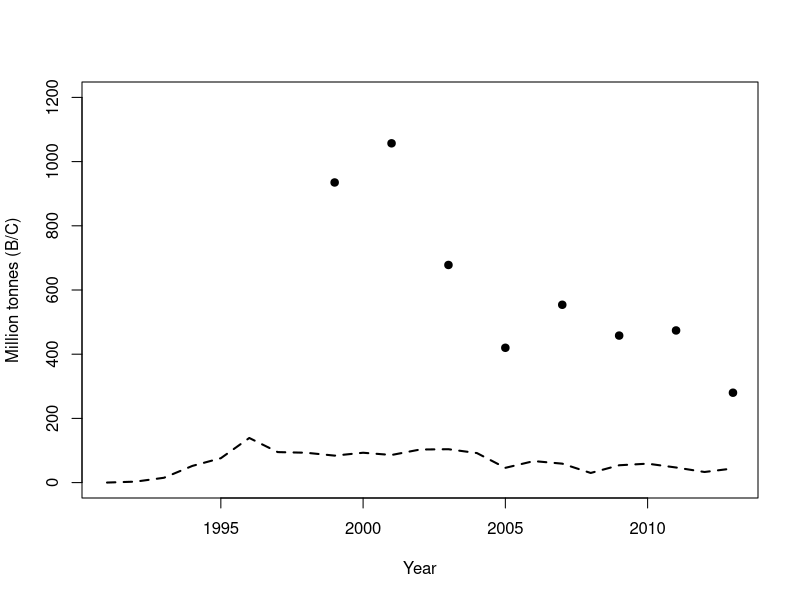
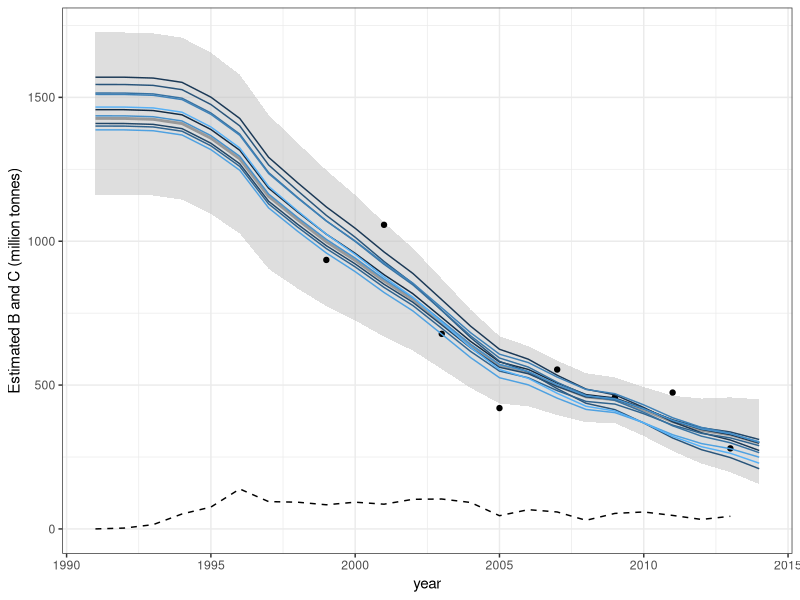
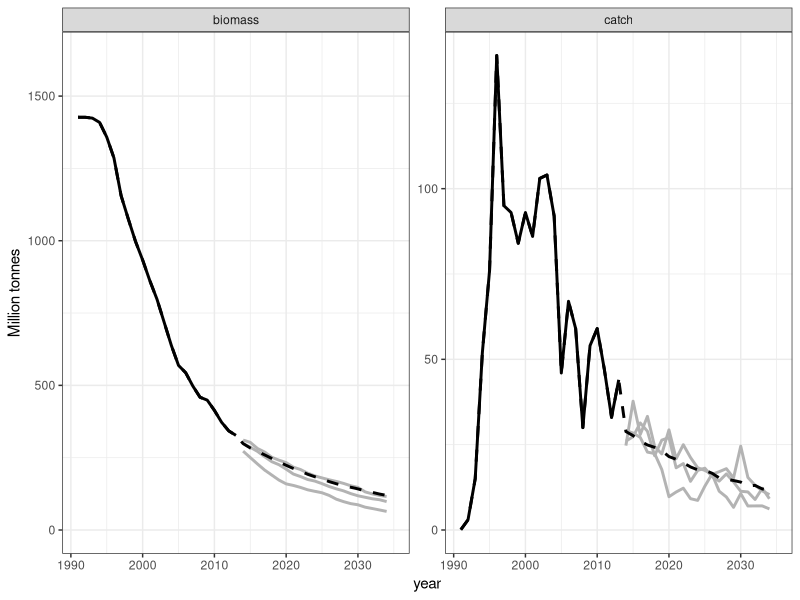
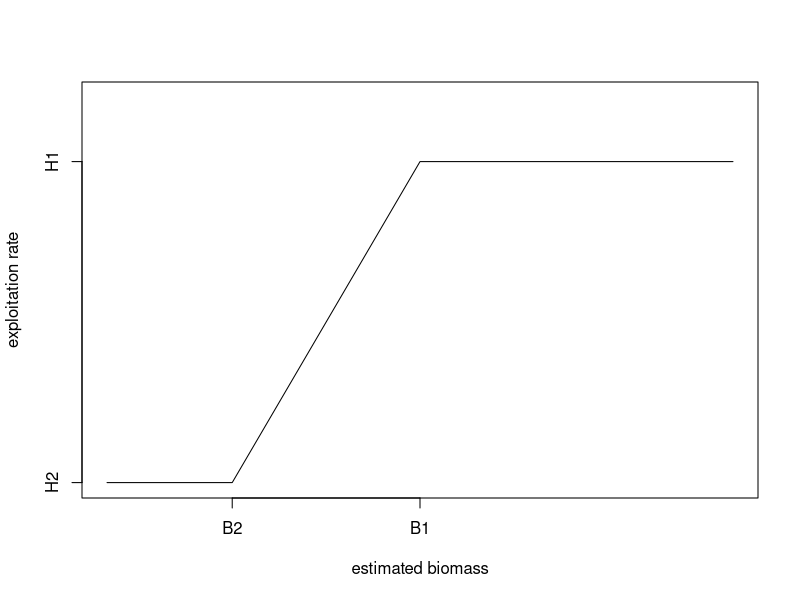
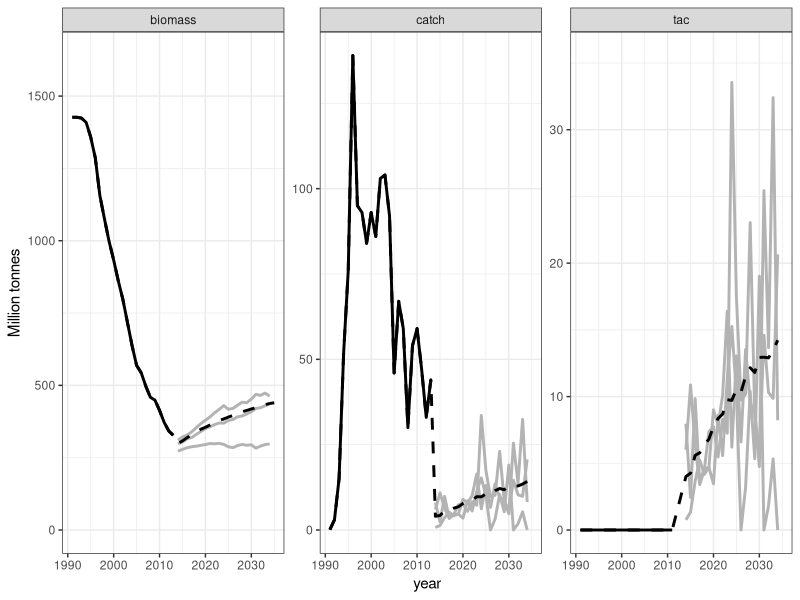
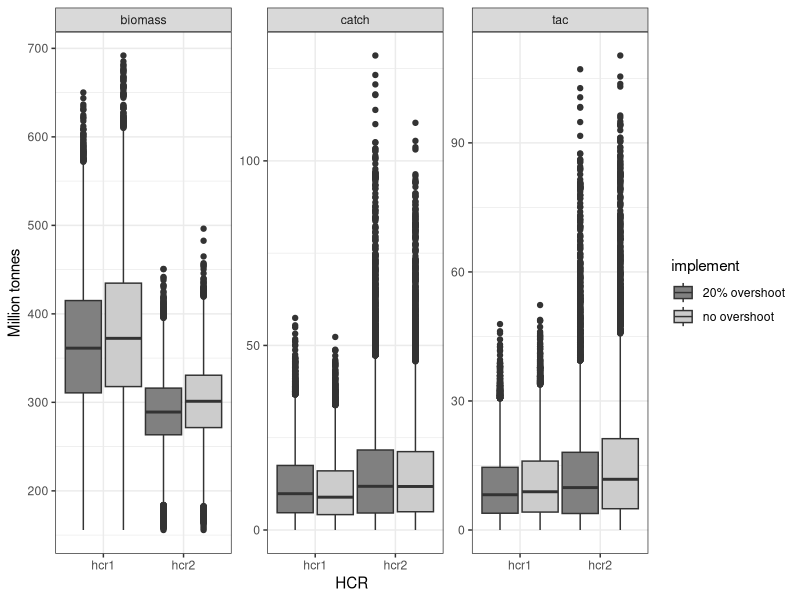
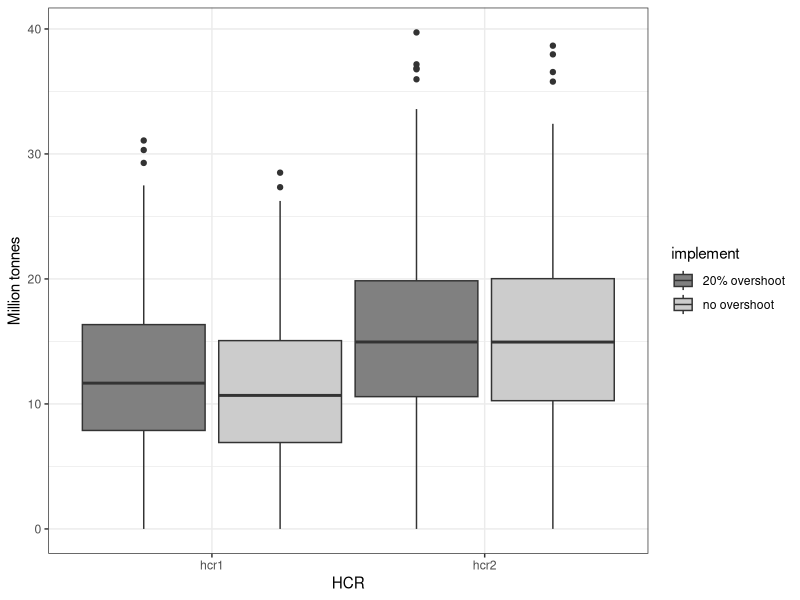
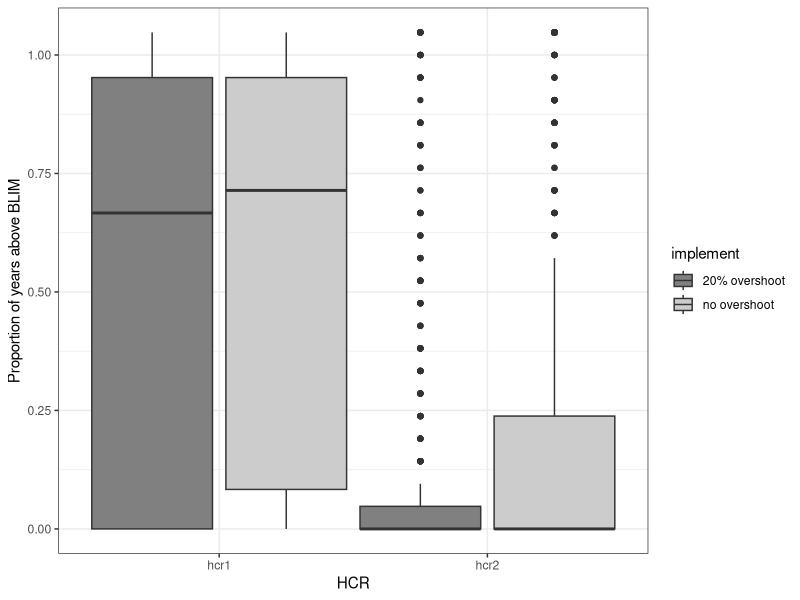

Write the R code that produced these figures, in order.
## ---- chunk 1
knitr::opts_chunk$set(echo = TRUE)
## ---- chunk 2
#install.packages('ggplot2')
library(ggplot2)
library(Hmisc)
library(mvtnorm)
## ---- chunk 3
data.years <- 1991:2013
harvest <- c(0.1,3,15,52,76,139,95,93,84,93,86,103,104,
             92,46,67,59,30,54,59,47,33,44)
index <- c(NA,NA,NA,NA,NA,NA,NA,NA,935,NA,1057,NA,678,NA,
           420,NA,554,NA,458,NA,474,NA,280)
## ---- chunk 4
plot(data.years,index, pch=19,xlab="Year",ylab="Million tonnes (B/C)",
     ylim=c(0,1200))
lines(data.years,harvest,lty=2,lwd=2)
## ---- chunk 5
schaefer <- function(B,C,K,r) {
  #function schaefer takes the current biomass, a catch, 
  #and the model parameters to compute next year's biomass
  res <- B + B * r * (1 - B/K) - C
  return(max(0.001,res))  # we add a constraint to prevent negative biomass
}
## ---- chunk 6
dynamics <- function(pars,C,yrs) {
  # dynamics takes the model parameters, the time series of catch, 
  # & the yrs to do the projection over
  
  # first extract the parameters from the pars vector (we estimate K in log-space)
  K <- exp(pars[1])
  r <- pars[2]
  
  # find the total number of years
  nyr <- length(C) + 1
  
  # if the vector of years was not supplied we create 
  # a default to stop the program crashing
  if (missing(yrs)) yrs <- 1:nyr
  
  #set up the biomass vector
  B <- numeric(nyr)
  
  #intialize biomass at carrying capacity
  B[1] <- K
  # project the model forward using the schaefer model
  for (y in 2:nyr) {
    B[y] <- schaefer(B[y-1],C[y-1],K,r)
  }
  
  #return the time series of biomass
  return(B[yrs])
  
#end function dynamics
}  
## ---- chunk 7
# function to calculate the negative log-likelihood
nll <- function(pars,C,U) {  #this function takes the parameters, the catches, and the index data
  sigma <- pars[3]  # additional parameter, the standard deviation of the observation error
  B <- dynamics(pars,C)  #run the biomass dynamics for this set of parameters
  Uhat <- B   #calculate the predicted biomass index - here we assume an unbiased absolute biomass estimate
  output <- -sum(dnorm(log(U),log(Uhat),sigma,log=TRUE),na.rm=TRUE)   #calculate the negative log-likelihood
  return(output)
#end function nll
}
## ---- chunk 8
assess <- function(catch,index,calc.vcov=FALSE,pars.init) {
  # assess takes catch and index data, initial values for the parameters,
  # and a flag saying whether to compute uncertainty estimates for the model parameters
  
  #fit model
  # optim runs the function nll() repeatedly with differnt values for the parameters,
  # to find the values that give the best fit to the index data
  res <- optim(pars.init,nll,C=catch,U=index,hessian=TRUE)
  
  # store the output from the model fit
  output <- list()
  output$pars <- res$par
  output$biomass <- dynamics(res$par,catch)
  output$convergence <- res$convergence
  output$nll <- res$value
  if (calc.vcov)
    output$vcov <- solve(res$hessian)
  
  return(output)
#end function assess
}
## ---- chunk 9
ini.parms <- c(log(1200), 0.1, 0.3)
## ---- chunk 10
redfish <- assess(harvest,index,calc.vcov=TRUE,ini.parms)
redfish
## ---- chunk 11
biomass.mle <- redfish$biomass
print(biomass.mle)
pars.mle <- redfish$pars
print(pars.mle)
## ---- chunk 12
#define the number of iterations for the MSE 
niter <- 500 
#set up a storage matrix for our alternative parameter sets
pars.iter <- matrix(NA,nrow = niter, ncol=3) 
colnames(pars.iter) <- c("logK","r","sigma")

# generate the sets of parameter values
for (i in 1:niter) {
  pars.iter[i,] <- mvtnorm::rmvnorm(1, mean = redfish$pars,
                       sigma = redfish$vcov)
}

# Now generate replicate model outputs
biomass.iter <- data.frame()
for (i in 1:niter) {
  #here we calculate the biomass trajectory for each of the above sampled parameter vectors
  biomass.iter <- rbind(biomass.iter,
                        data.frame(year = seq(min(data.years),
                                              max(data.years)+1),
                                   biomass = dynamics(pars.iter[i,], harvest),
                                   iter = i))
}
biomass.iter
## ---- chunk 13
Fig1 <- ggplot(data=biomass.iter,aes(x=year,y=biomass))
Fig1 + 
     stat_summary(fun.data = "median_hilow",
                    fun.args = list(conf.int=1),
                    geom = "ribbon" ,
                    alpha=0.5,
                    fun.min = function(x)0,
                    fill = "gray")  + 
     stat_summary(fun.data = "median_hilow",
                    geom = "smooth" ,
                    color = gray(0.6))  +   
     geom_line(aes(y=harvest,x=year), data = data.frame(harvest = harvest, 
               year = data.years),lty=2) +
     geom_point(aes(y=index, x=year), data = data.frame(index=index, 
               year = data.years)) +
     geom_line(aes(y=biomass,x=year,group=iter,col=iter),data = subset(biomass.iter,iter%in%1:10)) +
      ylab("Estimated B and C (million tonnes)") + 
  theme_bw() +
  guides(col=FALSE)
  
## ---- chunk 14
proj.years <- 2014:2034
## ---- chunk 15
observe <- function(biomass, sigma) {
  biomass * exp(rnorm(1, -0.5*sigma^2, sigma))
}
## ---- chunk 16
control.pars <- list()
control.pars$Htarg <- 0.1
control <- function(estimated.biomass, control.pars) {
  control.pars$Htarg
}
## ---- chunk 17
implement <- function(TAC,...) {
  TAC
}
## ---- chunk 18
#evaluate <- function(pars.iter, biomass.iter,
#                     control.pars, data.years, proj.years,
#                     iterations, ...) {
    # function arguments:
    # pars.iter & biomass.iter, the parameters & historical biomass trajectories of the operating model
    # control.pars, the specifications of the harvest control rule
  
    # set up some indexing values
    iyr <- length(data.years)+1
    pyr <- length(proj.years)
    yrs <- c(data.years, proj.years, max(proj.years)+1)
    
    # set up a data frame to store the results
    res <- data.frame()
    
    # loop over the iterations of the MSE, each iteration conducts a 20 year projection with annual generation of biomass    
    # observations and appliations of the control rule.
    #for(i in 1:iterations) {
    i = 1
      
      #extract the parameters for this iteration
      K.i <- exp(pars.iter[i,1])
      r.i <- pars.iter[i,2]
      sig.i <- pars.iter[i,3]
      
      #set up vectors for time series of interest.
      biomass.i <- c(subset(biomass.iter, iter==i)$biomass, numeric(pyr))
      index.i <- c(index,numeric(pyr))
      catch.i <- c(harvest, numeric(pyr))
      TAC.i <- c(rep(NA,iyr-1),numeric(pyr))
      
      # loop over the projection period.
      #for (y in iyr:(iyr+pyr-1)) {
      y <- iyr
      
        #generate the data for the most recent year
        index.i[y] <- observe(biomass.i[y] , sig.i)
        #calculate the TAC based on the harvest control rule
        # note that the control rule ONLY sees the index data, not the operating model biomass.
        TAC.i[y]  <- control(index.i[y], control.pars) * index.i[y]
        #find the realized catch after implementation error
        catch.i[y] <- implement(TAC.i[y])
        
        # update the true biomass of the operating model based on the output of the HCR
        biomass.i[y+1] <- schaefer(biomass.i[y],catch.i[y],K.i,r.i)
      
      
      # loop over the remaining years of the projection period.
      for (y in (iyr+1):(iyr+pyr-1)) {
        #generate the data for the most recent year
        index.i[y] <- observe(biomass.i[y] , sig.i)
        #calculate the TAC based on the harvest control rule
        # note that the control rule ONLY sees the index data, not the operating model biomass.
        TAC.i [y]  <- control(index.i[y], control.pars) * index.i[y]
        #find the realized catch after implementation error
        catch.i[y] <- implement(TAC.i[y])
        
        # update the true biomass of the operating model based on the output of the HCR
        biomass.i[y+1] <- schaefer(biomass.i[y],catch.i[y],K.i,r.i)
      
      #end projection year loop for iteration i  
      }
     
      #store the results for this iteration
      res <- rbind(res, data.frame(year = yrs[-length(yrs)],
                                   value = index.i, type = "index", iter = i),
                   data.frame(year = yrs[-length(yrs)],
                              value = catch.i, type = "catch", iter=i),
                   data.frame(year = yrs, value = biomass.i,
                              type= "biomass", iter=i),
                   data.frame(year = yrs[-length(yrs)],
                              value = TAC.i, type = "tac", iter=i)) 
    #end loop over iterations
    #}
    #return(res)
#end function evaluate()
#}
## ---- chunk 19
evaluate <- function(pars.iter, biomass.iter,
                     control.pars, data.years, proj.years,
                     iterations, ...) {
    # function arguments:
    # pars.iter & biomass.iter, the parameters & historical biomass trajectories of the operating model
    # control.pars, the specifications of the harvest control rule
  
    # set up some indexing values
    iyr <- length(data.years)+1
    pyr <- length(proj.years)
    yrs <- c(data.years, proj.years, max(proj.years)+1)
    
    # set up a data frame to store the results
    res <- data.frame()
    
    # loop over the iterations of the MSE, each iteration conducts a 20 year projection with annual generation of biomass    
    # observations and appliations of the control rule.
    for(i in 1:iterations) {
      
      #extract the parameters for this iteration
      K.i <- exp(pars.iter[i,1])
      r.i <- pars.iter[i,2]
      sig.i <- pars.iter[i,3]
      
      #set up vectors for time series of interest.
      biomass.i <- c(subset(biomass.iter, iter==i)$biomass, numeric(pyr))
      index.i <- c(index,numeric(pyr))
      catch.i <- c(harvest, numeric(pyr))
      TAC.i <- numeric(pyr)
      
      # loop over the projection period.
      for (y in iyr:(iyr+pyr-1)) {
        #generate the data for the most recent year
        index.i[y] <- observe(biomass.i[y] , sig.i)
        #calculate the TAC based on the harvest control rule
        # note that the control rule ONLY sees the index data, not the operating model biomass.
        TAC.i [y]  <- control(index.i[y], control.pars) * index.i[y]
        #find the realized catch after implementation error
        catch.i[y] <- implement(TAC.i[y],...)
        
        # update the true biomass of the operating model based on the output of the HCR
        biomass.i[y+1] <- schaefer(biomass.i[y],catch.i[y],K.i,r.i)
      
      #end projection year loop for iteration i  
      }
     
      #store the results for this iteration
      res <- rbind(res, data.frame(year = yrs[-length(yrs)],
                                   value = index.i, type = "index", iter = i),
                   data.frame(year = yrs[-length(yrs)],
                              value = catch.i, type = "catch", iter=i),
                   data.frame(year = yrs, value = biomass.i,
                              type= "biomass", iter=i),
                   data.frame(year = yrs[-length(yrs)],
                              value = TAC.i, type = "tac", iter=i)) 
    #end loop over iterations
    }
    return(res)
#end function evaluate()
}
## ---- chunk 20
project.fixed <- evaluate(pars.iter, biomass.iter, control.pars, data.years,
                          proj.years, niter)
tail(project.fixed)
## ---- chunk 21
projection.plot <- function(project.results) {
  Fig2 <- ggplot(data = subset(project.results, type != "index"),
               aes(x = year, y = value))
  Fig2 + geom_line(aes(y=value,x=year),data = subset(project.results, type != "index" & iter==1 & year %in% proj.years), lty=1,lwd=1,col=gray(0.7)) +
           geom_line(aes(y=value,x=year),data = subset(project.results, type != "index" & iter==2 & year %in% proj.years), lty=1,lwd=1,col=gray(0.7)) +
           geom_line(aes(y=value,x=year),data = subset(project.results, type != "index" & iter==3 & year %in% proj.years), lty=1,lwd=1,col=gray(0.7)) +
stat_summary(fun.data = "median_hilow", geom = "smooth", col="black",
                    fill = gray(0.5), lty = 2, aes=0.1) +
       stat_summary(fun = median, fun.min = function(x)0, geom="line",
                    data = subset(project.results, type != "index" &  year %in% data.years), lwd=1) +facet_wrap(~type, scale = "free_y") + ylab("Million tonnes") + theme_bw()
      
}
## ---- chunk 22
projection.plot(dplyr::filter(project.fixed, type != "tac"))
## ---- chunk 23
control <- function(estimated.biomass, control.pars) {
  H1 <- control.pars$H1
  H2 <- control.pars$H2
  Bmax <- control.pars$Bmax
  B2 <- control.pars$B2
  B1 <- control.pars$B1
  
  harv <- ifelse(estimated.biomass >= B1, H1,
                 ifelse(estimated.biomass < B2, H2,
                        (H1-H2)/(B1-B2)*(estimated.biomass - B2) + H2))
  
  return(harv)
  
#end function control
}
## ---- chunk 24
control.pars <- list()
control.pars$H1 <- 0.05
control.pars$H2 <- 0
control.pars$Bmax <- max(index, na.rm =TRUE)
control.pars$B2 <- 0.2*control.pars$Bmax
control.pars$B1 <- 0.5*control.pars$Bmax
## ---- chunk 25
plot(c(0,control.pars$B2,control.pars$B1,control.pars$Bmax),
     c(control.pars$H2,control.pars$H2,control.pars$H1,control.pars$H1),
     type='l',axes=F,xlab="estimated biomass",ylab="exploitation rate",
     ylim=c(0,1.2*control.pars$H1))
axis(1,at=c(control.pars$B2,control.pars$B1),labels=c("B2","B1"))
axis(2,at=c(control.pars$H2,control.pars$H1),labels=c("H2","H1"))
box()
## ---- chunk 26
project.hcr <- evaluate(pars.iter, biomass.iter, control.pars,
                        data.years, proj.years, niter)
## ---- chunk 27
projection.plot(project.hcr)
## ---- chunk 28
implement <- function(TAC, overshoot, ...) {
  TAC * (1 + overshoot)
}
## ---- chunk 29
control.pars <- list()
control.pars$H1 <- 0.05
control.pars$H2 <- 0
control.pars$Bmax <- max(index, na.rm =TRUE)
control.pars$B2 <- 0.2*control.pars$Bmax
control.pars$B1 <- 0.5*control.pars$Bmax
## ---- chunk 30
proj.hcr1.noerror <- evaluate(pars.iter, biomass.iter,
                          control.pars, data.years,
                          proj.years, niter,
                          overshoot = 0)
## ---- chunk 31
proj.hcr1.error <- evaluate(pars.iter, biomass.iter,
                              control.pars, data.years,
                              proj.years, niter,
                              overshoot = 0.2)
## ---- chunk 32
control.pars$H1 <- 0.15
## ---- chunk 33
proj.hcr2.noerror <- evaluate(pars.iter, biomass.iter,
                              control.pars, data.years,
                              proj.years, niter,
                              overshoot = 0)
proj.hcr2.error <- evaluate(pars.iter, biomass.iter,
                            control.pars, data.years,
                            proj.years, niter,
                            overshoot = 0.2)
## ---- chunk 34
MSE <- rbind(cbind(proj.hcr1.noerror, HCR="hcr1",
                   implement = "no overshoot"),
             cbind(proj.hcr1.error, HCR="hcr1",
                   implement = "20% overshoot"),
             cbind(proj.hcr2.noerror, HCR="hcr2",
                   implement = "no overshoot"),
             cbind(proj.hcr2.error, HCR="hcr2",
                   implement = "20% overshoot"))
head(MSE)
## ---- chunk 35
Fig5 <- ggplot(data=subset(MSE, type !="index" &
                          year %in% proj.years), 
               aes(x=HCR, y=value, ymin=0))
Fig5 + geom_boxplot(aes(fill=implement), width = 1) + facet_wrap(~type, scale="free_y") + ylab("Million tonnes") + scale_fill_grey(start=0.5) + theme_bw()
## ---- chunk 36
#Yield based metrics  (e.g. average annual catch)
#Stock Biomass metrics (e.g. distribution for B/BMSY, P(B>BLIM), etc.)
#Inter-annual stability of catch advice (e.g. how often the control rule closes the fishery)

aac2 <- with(MSE[MSE$year>max(data.years) & MSE$type=="catch",],
            aggregate(value,by=list(iter=iter,HCR=HCR,implement=implement),FUN=mean,na.rm=TRUE))


Fig6 <- ggplot(data=subset(aac2), 
               aes(x=HCR, y=x, ymin=0))
Fig6 + geom_boxplot(aes(fill=implement), width = 1)  + ylab("Million tonnes") + scale_fill_grey(start=0.5) + theme_bw()

# years B > BLIM
# BLIM = 0.25*K  (we specify BLIM for our performance as half BMSY)
blim <- 0.25*exp(pars.iter[,1])

num.above <- function(vec,threshold) {
 length(vec[vec>threshold])/length(vec)
}
MSE$blim <- blim[MSE$iter]
MSE$above.blim <- ifelse(MSE$value>MSE$blim,1,0)

above.blim <- with(MSE[MSE$year>max(data.years) & MSE$type=="biomass",],
            aggregate(above.blim,by=list(iter=iter,HCR=HCR,implement=implement),FUN=sum,na.rm=TRUE))
above.blim$x <- above.blim$x/length(proj.years)

Fig7 <- ggplot(data=subset(above.blim), 
               aes(x=HCR, y=x, ymin=0))
Fig7 + geom_boxplot(aes(fill=implement), width = 1)  + ylab("Proportion of years above BLIM") + scale_fill_grey(start=0.5) + theme_bw()

# num years fishery is open
not.closed <- with(MSE[MSE$year>max(data.years) & MSE$type=="catch",],
             aggregate(value,by=list(iter=iter,HCR=HCR,implement=implement),FUN=num.above,threshold=0))

Fig8 <- ggplot(data=subset(not.closed), 
               aes(x=HCR, y=x, ymin=0))
Fig8 + geom_boxplot(aes(fill=implement), width = 1)  + ylab("Proportion of years TAC > 0") + scale_fill_grey(start=0.5) + theme_bw()
